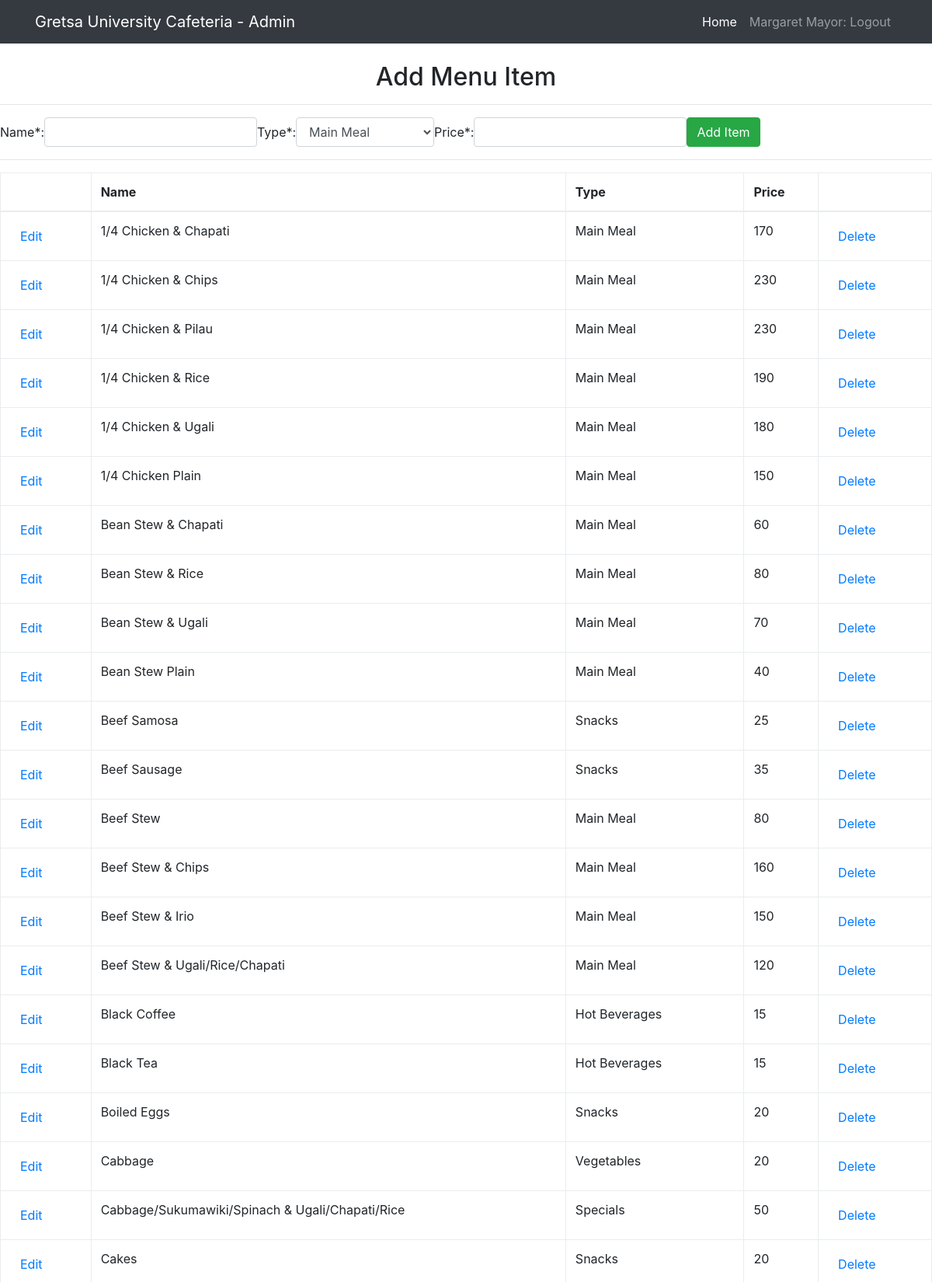
Page /admin/menu.php (signed in, upper part) on the committed database.
### tables this page shows
CREATE TABLE IF NOT EXISTS `food` (
  `id` int(11) NOT NULL AUTO_INCREMENT,
  `name` varchar(50) DEFAULT NULL,
  `type` varchar(50) DEFAULT NULL,
  `price` double DEFAULT NULL,
  `available` varchar(50) DEFAULT 'Yes',
  PRIMARY KEY (`id`)
);

### admin/menu.php (the view, shortened to what this page needs)
<?php
require_once '../core.php';
$id = $_SESSION["adminid"];
$waiterR = $db->query("SELECT * FROM admin WHERE id='$id'");
$waiter = mysqli_fetch_assoc($waiterR);
$sql = "SELECT * FROM food order by name ASC";
$results = $db->query($sql);
?>
<!DOCTYPE html>
<html lang="en">
  <head>
    <link href="../vendor/bootstrap/css/bootstrap.min.css" rel="stylesheet">
    <link href="../css/blog-home.css" rel="stylesheet">
  </head>
  <body>
    <nav class="navbar navbar-expand-lg navbar-dark bg-dark fixed-top">
      <div class="container">
        <a class="navbar-brand" href="#">Gretsa University Cafeteria - Admin</a>
        <div class="collapse navbar-collapse" id="navbarResponsive">
         <ul class="navbar-nav ml-auto">
            <li class="nav-item active">
              <a class="nav-link" href="index.php">Home
              </a>
            </li>
            <li class="nav-item">
              <a class="nav-link" href="logout.php"><?=$waiter['name'];?>: Logout</a>
            </li>
          </ul>
        </div>
      </div>
    </nav>
	<br>
    <div class="">
      <div class="">
        <h2 class="text-center"><?=((isset($_GET['edit']))?'Edit ':'Add ') ;?>Menu Item</h2><hr>
	<form class="form-inline" action="menu.php<?=((isset($_GET['edit'])))?'?edit='.$editid:''; ?>" method="post">
		<?php
			$foodvalue ='';
			$pricevalue = '';
			?>
		<div class="form-group">
			<label for="food">Name*:</label>
			<input type="text" class="form-control" name="food" id="food" value="<?= $foodvalue;  ?>"/>
			<label for="type">Type*:</label>
			<select class="form-control" id="type" name="type">
				<option value="Main Meal">Main Meal</option>
			</select>
			<label for="price">Price*:</label>
			<input type="number" id="price" name="price" class="form-control"  value="<?= $pricevalue;  ?>" />
			<input type="submit" name="add_submit" value="<?=((isset($_GET['edit'])))?'Edit':'Add'; ?> Item" class="btn btn-success"/>
		</div>
	</form>
<hr>
<table class="table table-bordered stable-striped table-auto table-condensed">
	<thead>
		<th></th>
		<th>Name</th>
		<th>Type</th>
		<th>Price</th>
		<th></th>
	</thead>
	<tbody>
	<?php while($food = mysqli_fetch_assoc($results)) : ?>
		<tr>
			<td><a href="menu.php?edit=<?=$food['id']; ?>" class="btn btn-xs btn-default"><span class="glyphicon glyphicon-pencil">Edit</span></a></td>
			<td><?=$food['name']; ?></td>
			<td><?=$food['type']; ?></td>
			<td><?=$food['price']; ?></td>
			<td><a href="menu.php?delete=<?=$food['id']; ?>" class="btn btn-xs btn-default">Delete<span class="glyphicon glyphicon-remove-sign"></span></a></td>
		</tr>
		<?php endwhile; ?>
	</tbody>
</table>
      </div>
	  <br>
    </div>
  </body>
</html>

### css/blog-home.css (style rules this page uses)
body { padding-top: 54px; }
@media (min-width: 992px) { body { padding-top: 56px; } }

### rows in the picture
food: name "1/4 Chicken & Chapati", type "Main Meal", price "170"
food: name "1/4 Chicken & Chips", type "Main Meal", price "230"
food: name "1/4 Chicken & Pilau", type "Main Meal", price "230"
food: name "1/4 Chicken & Rice", type "Main Meal", price "190"
food: name "1/4 Chicken & Ugali", type "Main Meal", price "180"
food: name "1/4 Chicken Plain", type "Main Meal", price "150"
food: name "Bean Stew & Chapati", type "Main Meal", price "60"
food: name "Bean Stew & Rice", type "Main Meal", price "80"
food: name "Bean Stew & Ugali", type "Main Meal", price "70"
food: name "Bean Stew Plain", type "Main Meal", price "40"
food: name "Beef Samosa", type "Snacks", price "25"
food: name "Beef Sausage", type "Snacks", price "35"
food: name "Beef Stew", type "Main Meal", price "80"
food: name "Beef Stew & Chips", type "Main Meal", price "160"
food: name "Beef Stew & Irio", type "Main Meal", price "150"
food: name "Beef Stew & Ugali/Rice/Chapati", type "Main Meal", price "120"
food: name "Black Coffee", type "Hot Beverages", price "15"
food: name "Black Tea", type "Hot Beverages", price "15"
food: name "Boiled Eggs", type "Snacks", price "20"
food: name "Cabbage", type "Vegetables", price "20"
food: name "Cabbage/Sukumawiki/Spinach & Ugali/Chapati/Rice", type "Specials", price "50"
food: name "Cakes", type "Snacks", price "20"

### other values in the picture
$waiter['name'] "Margaret Mayor"
